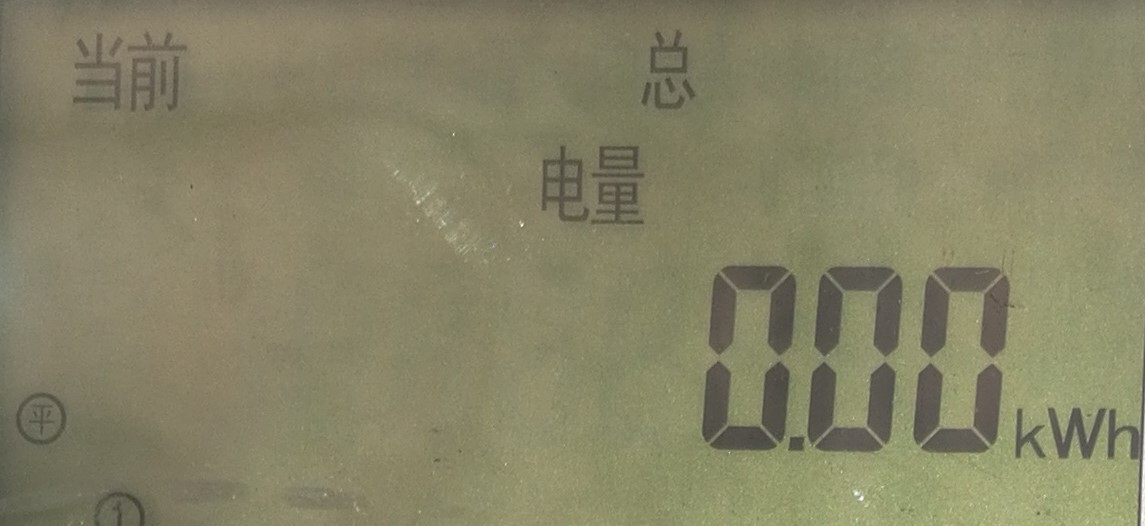
#> input picture datasets/wx_pic_cut.jpg, 1145 x 526 px
$ python test2.py
#> lines starting #> are read from the running program, lines starting #| are printed output that depends on the picture
from PIL import Image
#截图图片中的一部分
im = Image.open("./datasets/wx_pic_cut.jpg")
#> im is the input picture: PIL image 1145x526 RGB; mean R, G, B 133.9, 131, 102.1
# 图片的宽度和高度
img_size = im.size
#> img_size = (1145, 526)
print("图片宽度和高度分别是{}".format(img_size))
#| 图片宽度和高度分别是(1145, 526)
'''
裁剪：传入一个元组作为参数
元组里的元素分别是：（距离图片左边界距离x， 距离图片上边界距离y，距离图片左边界距离+裁剪框宽度x+w，距离图片上边界距离+裁剪框高度y+h）
'''
# 截取图片中一块宽400和高300都是的
x = 650
y = 200
w = 400
h = 300
region = im.crop((x, y, x + w, y + h))
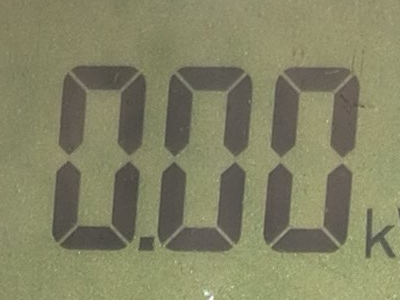
#> region: PIL image 400x300 RGB; mean R, G, B 131.7, 131.8, 100.8
region.save("./datasets/wx_pic_cut3.jpg")
